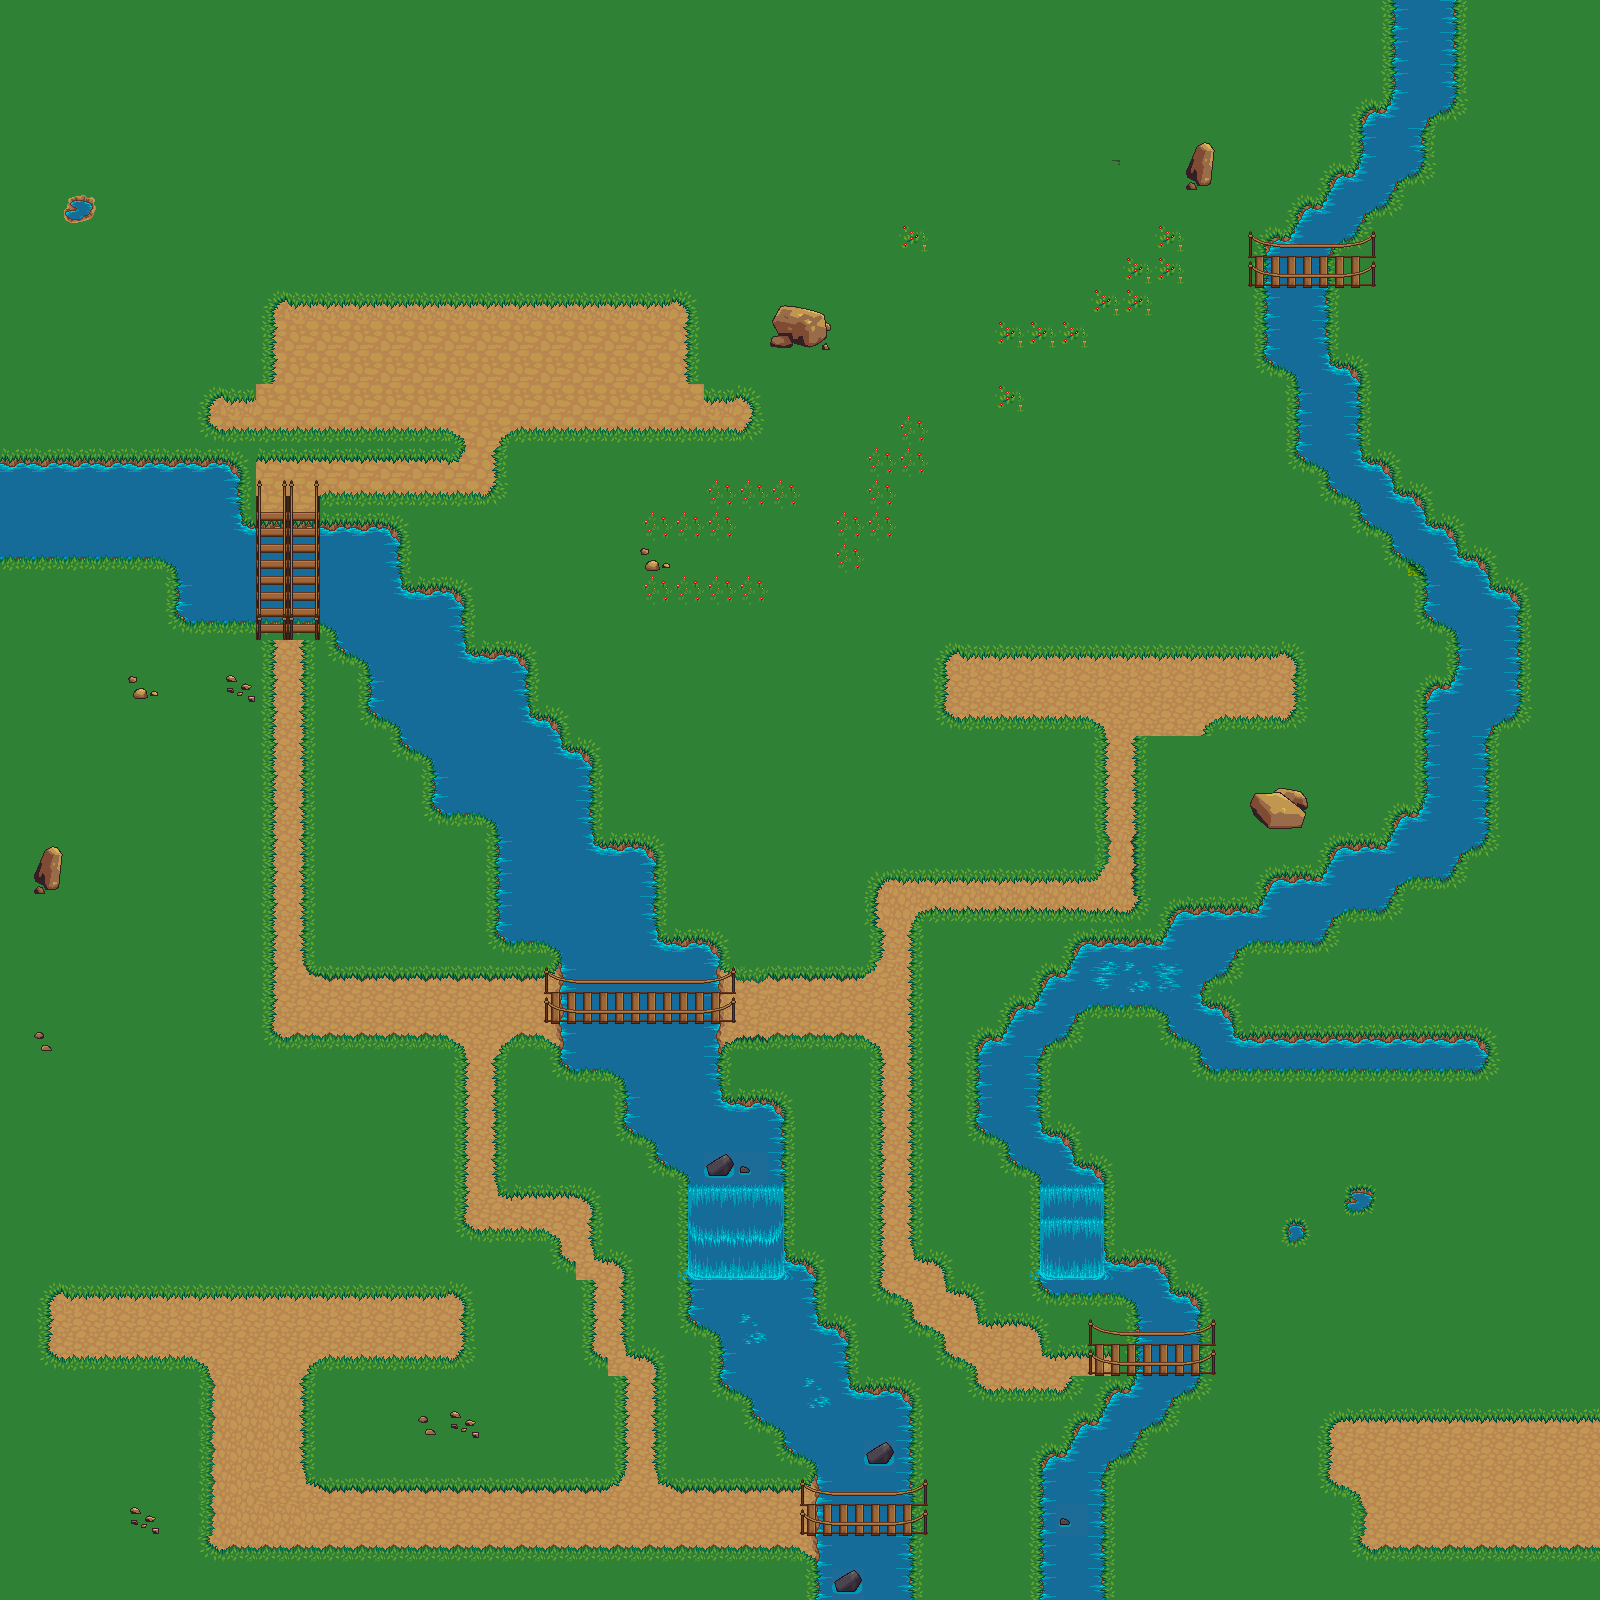

The image is a tile-based game level rendered from a .tmx file. Its description and source (layers, tilesets, objects; grid data summarised) follow:
An orthogonal 50x50 tile map with 32x32 px tiles, 4 tile layers (Bottom layer, way, Top Layer, topper), 6 tilesets.

<map version="1.2" tiledversion="1.3.1" orientation="orthogonal" renderorder="right-down" compressionlevel="0" width="50" height="50" tilewidth="32" tileheight="32" infinite="0" nextlayerid="9" nextobjectid="1">
 <editorsettings>
  <chunksize width="32" height="32" />
 </editorsettings>
 <tileset firstgid="1" name="York_1" tilewidth="32" tileheight="32" tilecount="1024" columns="32">
  <image source="images/Atlas/base_out_atlas.png" width="1024" height="1024" />
 </tileset>
 <tileset firstgid="1025" name="York_2" tilewidth="32" tileheight="32" tilecount="1024" columns="32">
  <image source="images/Atlas/terrain_atlas.png" width="1024" height="1024" />
 </tileset>
 <tileset firstgid="2049" name="castle8dark" tilewidth="32" tileheight="32" tilecount="1024" columns="32">
  <image source="images/Atlas/castle8dark.png" width="1024" height="1024" />
 </tileset>
 <tileset firstgid="3073" name="castle8" tilewidth="32" tileheight="32" tilecount="1024" columns="32">
  <image source="images/Atlas/castle8.png" width="1024" height="1024" />
 </tileset>
 <tileset firstgid="4097" name="castle-demo-final" tilewidth="32" tileheight="32" tilecount="3024" columns="54">
  <image source="images/Atlas/castle-demo-final.png" width="1751" height="1821" />
 </tileset>
 <tileset firstgid="7121" name="house" tilewidth="32" tileheight="32" tilecount="63" columns="9">
  <image source="images/LPC Base Assets/LPC Base Assets/tiles/house.png" width="288" height="224" />
 </tileset>
 <layer id="1" name="Bottom layer" width="50" height="50">
  <data>[2500 cells, 2500 non-empty, 24 distinct tile ids]</data>
 </layer>
 <layer id="8" name="way" width="50" height="50">
  <data>[2500 cells, 373 non-empty, 40 distinct tile ids]</data>
 </layer>
 <layer id="3" name="Top Layer" width="50" height="50">
  <data>[2500 cells, 48 non-empty, 21 distinct tile ids]</data>
 </layer>
 <layer id="4" name="topper" width="50" height="50">
  <data>[2500 cells, 36 non-empty, 6 distinct tile ids]</data>
 </layer>
</map>
